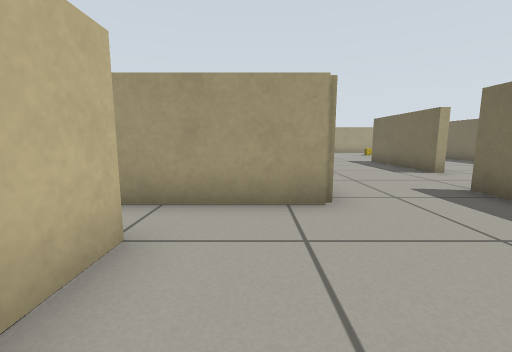
View 1 (above)

23 first-person views from a walk through a robot-simulator world made for Gazebo. The camera is 0.51 m above the floor, tilts 8° down and sees 90° across. The floor is counted in squares, 0.5 m on a side. Each view is taken from the middle of a square. On the plan, view 1 faces up. The plan holds only what a view shows up to about 11 squares ahead; the rest is blank.

View 2
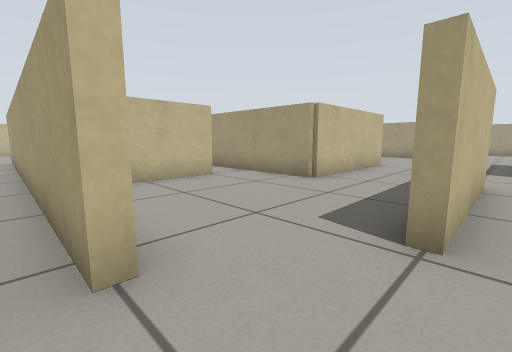

View 3
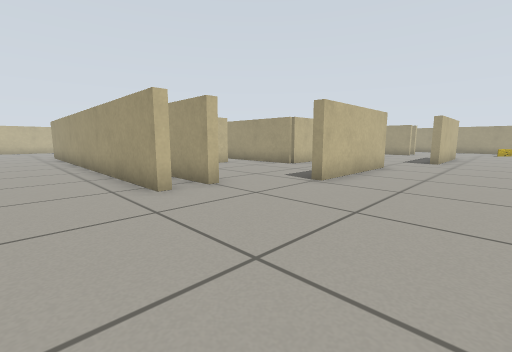

View 4
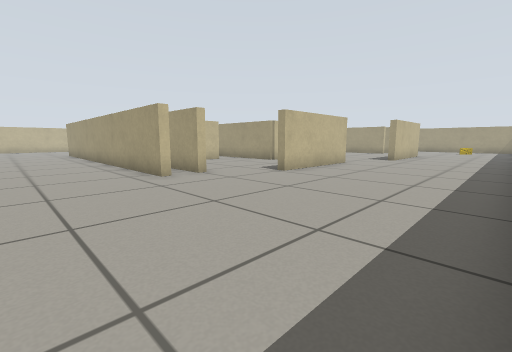

View 5
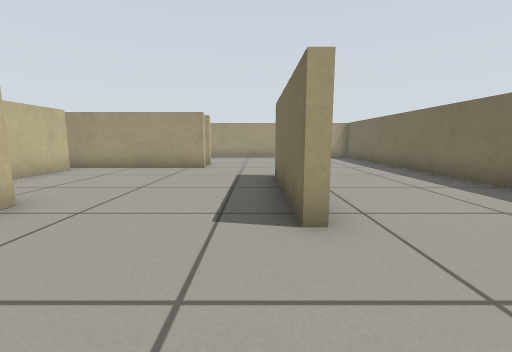

View 6
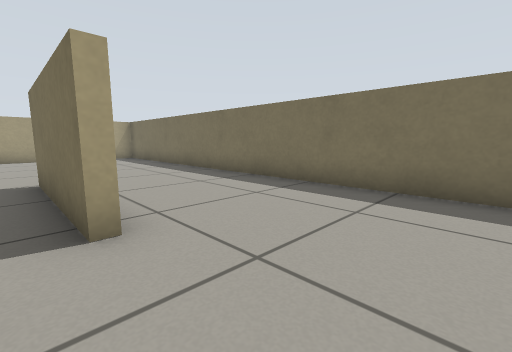

View 7
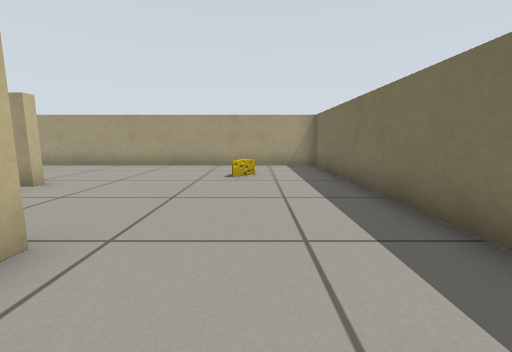

View 8
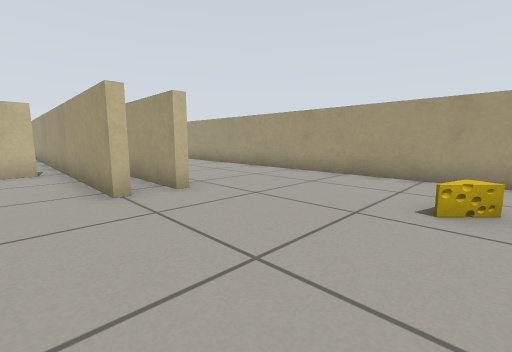

View 9
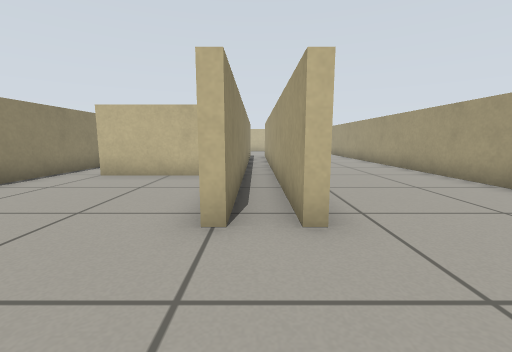

View 10
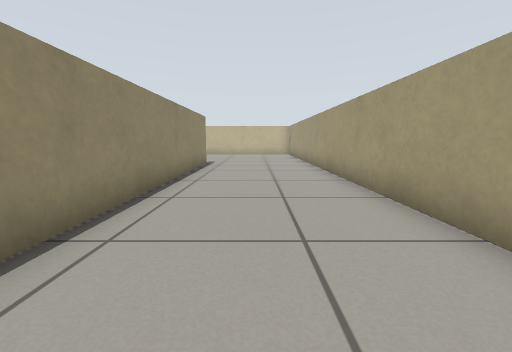

View 11
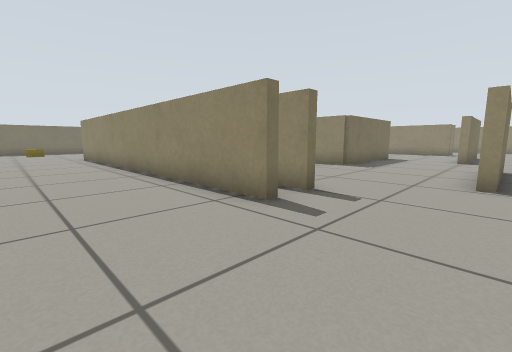

View 12
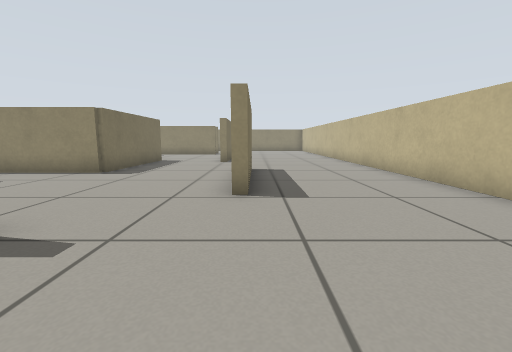

View 13
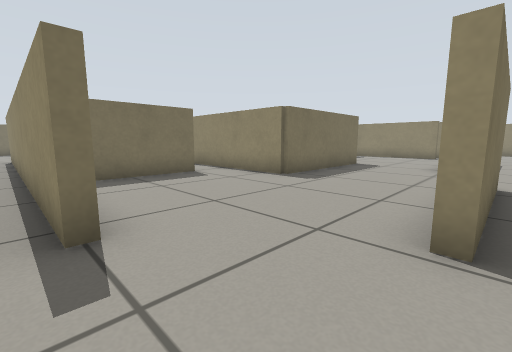

View 14
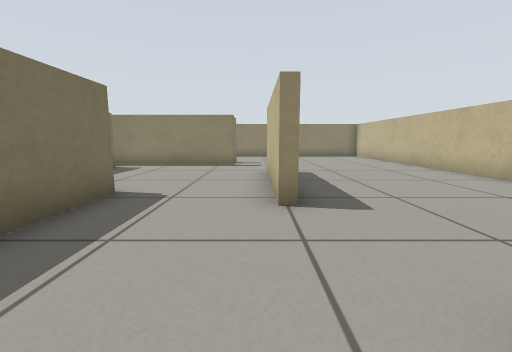

View 15
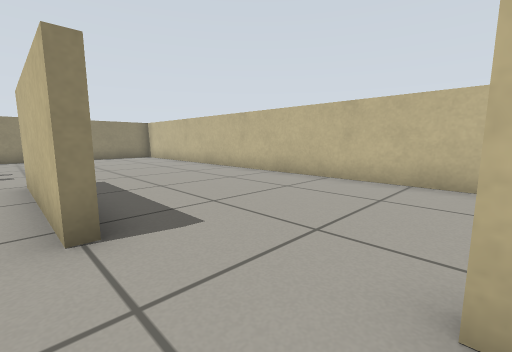

View 16
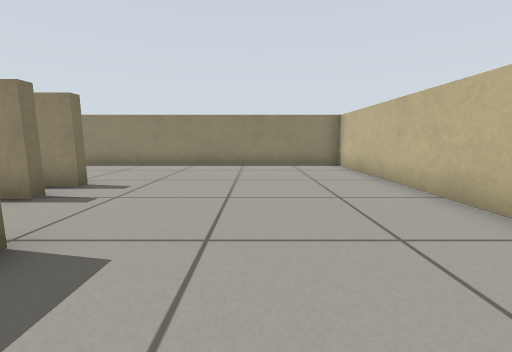

View 17
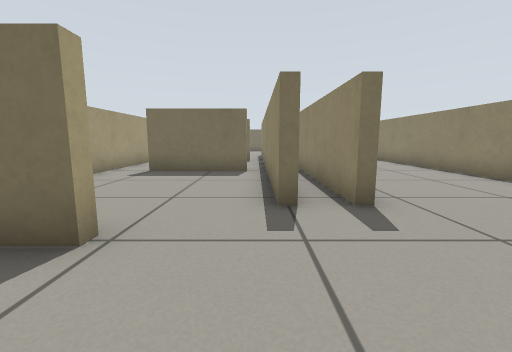

View 18
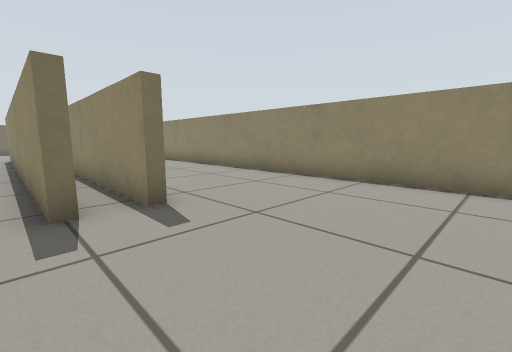

View 19
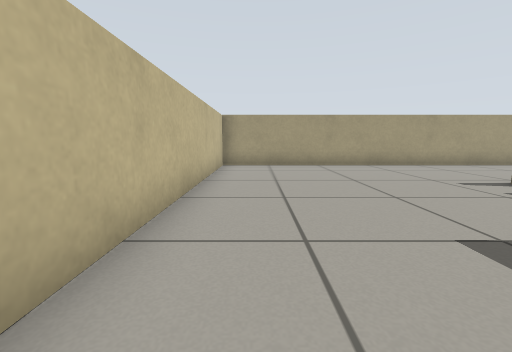

View 20
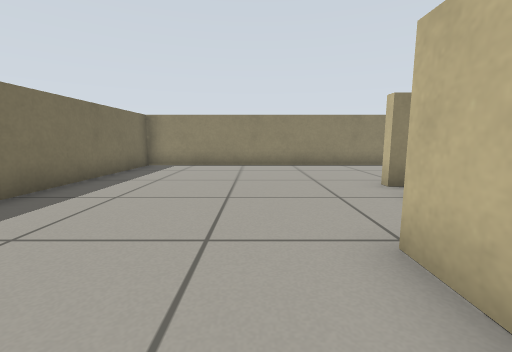

View 21
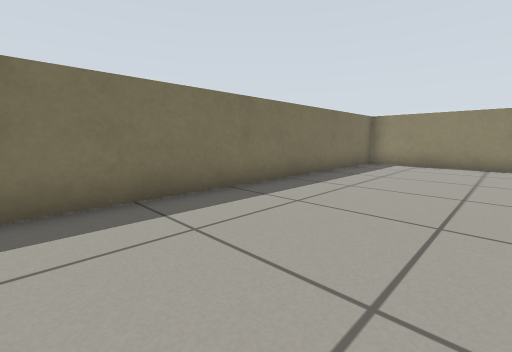

View 22
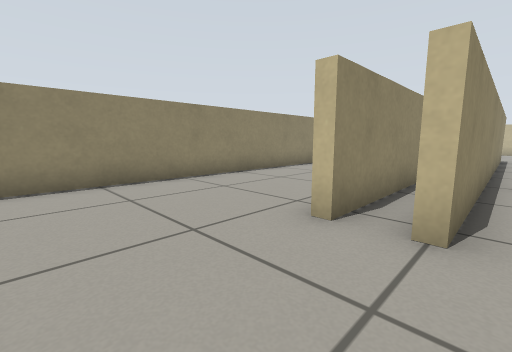

View 23
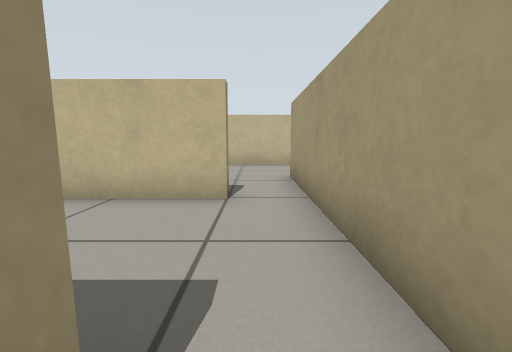

### Floor plan
Ten units are one square. View 1 is at (0, 0); x grows to the right and y downward. Boxes are objects, and circles mark ways between rooms. Rooms are numbered by the first view taken in them; rooms with no view inside come last. Other rooms are left out.
<svg viewBox="-179 -209 288 288">
<path fill="none" stroke="#000" d="M13 -40 -14 -40M-13 -26 -13 -1M-19 13 31 13M-57 -104 -57 -134M-13 -138 -13 -105M13 -90 13 -40M-56 -40 -83 -40 -83 -91 1 -91M-101 -142 -101 -146M31 -146 31 -144 -65 -144M-101 -159 -4 -159M31 -156 -49 -156M-129 -79 -129 -124M-117 -46 -117 -51 -114 -51 -114 -7 -117 -7 -117 -15M56 -79 56 -124M47 -51 47 -7 42 -7M59 -86 59 -79M44 -42 44 -51M-57 8 -57 -25M-10 26 31 26M31 13 31 16 -101 16 -101 13 -61 13M-101 26 -46 26M31 28 -56 28M-174 -204 -174 74 104 74 104 -204 -174 -204M-57 -25 -53 -25 -53 4M-14 -40 -56 -40M-61 13 -19 13"/>
<rect x="65" y="-185" width="20" height="20" fill="#bbb"><title>other object</title></rect>
<circle cx="25" cy="-45" r="3" fill="#2a7"/>
<circle cx="40" cy="0" r="3" fill="#2a7"/>
<circle cx="-20" cy="-30" r="3" fill="#2a7"/>
<circle cx="-60" cy="-30" r="3" fill="#2a7"/>
<text x="10" y="-20">1</text>
<text x="-40" y="-100">2</text>
<text x="-40" y="-20">3</text>
</svg>
Room 1 opens to room 2. Room 1 opens to room 3. Room 2 opens to room 3.

Where each view was taken, in squares from view 1:
view 1: 0 up, 0 right, facing up
view 2: 2 down, 5 right, facing up-left
view 3: 5 down, 8 right, facing up-left
view 4: 6 down, 10 right, facing up-left
view 5: 5 up, 5 right, facing up
view 6: 5 up, 5 right, facing up-right
view 7: 10 up, 8 right, facing up
view 8: 13 up, 8 right, facing up-left
view 9: 15 up, 6 right, facing left
view 10: 18 up, 1 right, facing left
view 11: 19 up, 13 left, facing down-right
view 12: 17 up, 13 left, facing down
view 13: 15 up, 13 left, facing down-right
view 14: 9 up, 11 left, facing down
view 15: 8 up, 11 left, facing down-left
view 16: 3 up, 14 left, facing down
view 17: 1 down, 14 left, facing right
view 18: 1 down, 14 left, facing down-right
view 19: 10 up, 16 left, facing up
view 20: 3 up, 6 right, facing down
view 21: 4 up, 6 right, facing down-right
view 22: 1 down, 6 right, facing down-left
view 23: 3 up, 1 left, facing left
